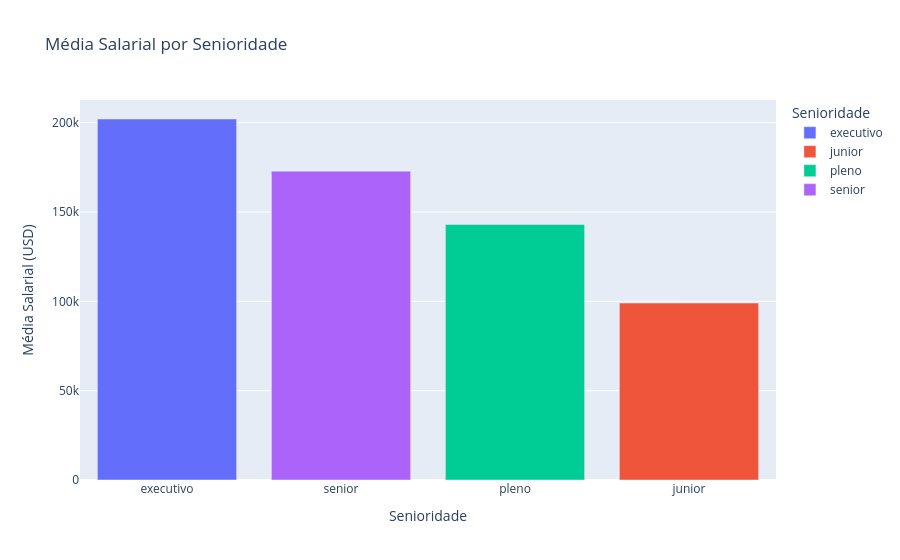

Notebook source saved alongside this figure:
### Code cell
#calcular a média salarial por senioridade
media_senioridade = df_limpo.groupby('senioridade')['usd'].mean().reset_index()
#criar grafico 
fig=px.bar(media_senioridade, x='senioridade', y='usd',
           title='Média Salarial por Senioridade',
           labels={'senioridade':'Senioridade','usd':'Média Salarial (USD)'},
           color='senioridade')
fig.update_layout(xaxis={'categoryorder':'total descending'})
fig.show()

### Figure 1 — Plotly figure (JSON) as saved in the notebook; plotly's stock layout.template omitted (floating-point values rounded to 4 significant figures)
{"data": [{"hovertemplate": "Senioridade=%{x}<br>Média Salarial (USD)=%{y}<extra></extra>", "legendgroup": "executivo", "marker": {"color": "#636efa", "pattern": {"shape": ""}}, "name": "executivo", "orientation": "v", "showlegend": true, "textposition": "auto", "type": "bar", "x": ["executivo"], "xaxis": "x", "y": [202000.0], "yaxis": "y"}, {"hovertemplate": "Senioridade=%{x}<br>Média Salarial (USD)=%{y}<extra></extra>", "legendgroup": "junior", "marker": {"color": "#EF553B", "pattern": {"shape": ""}}, "name": "junior", "orientation": "v", "showlegend": true, "textposition": "auto", "type": "bar", "x": ["junior"], "xaxis": "x", "y": [99030.0], "yaxis": "y"}, {"hovertemplate": "Senioridade=%{x}<br>Média Salarial (USD)=%{y}<extra></extra>", "legendgroup": "pleno", "marker": {"color": "#00cc96", "pattern": {"shape": ""}}, "name": "pleno", "orientation": "v", "showlegend": true, "textposition": "auto", "type": "bar", "x": ["pleno"], "xaxis": "x", "y": [143000.0], "yaxis": "y"}, {"hovertemplate": "Senioridade=%{x}<br>Média Salarial (USD)=%{y}<extra></extra>", "legendgroup": "senior", "marker": {"color": "#ab63fa", "pattern": {"shape": ""}}, "name": "senior", "orientation": "v", "showlegend": true, "textposition": "auto", "type": "bar", "x": ["senior"], "xaxis": "x", "y": [172900.0], "yaxis": "y"}], "layout": {"barmode": "relative", "legend": {"title": {"text": "Senioridade"}, "tracegroupgap": 0}, "title": {"text": "Média Salarial por Senioridade"}, "xaxis": {"anchor": "y", "categoryarray": ["executivo", "junior", "pleno", "senior"], "categoryorder": "total descending", "domain": [0, 1], "title": {"text": "Senioridade"}}, "yaxis": {"anchor": "x", "domain": [0, 1], "title": {"text": "Média Salarial (USD)"}}}}
